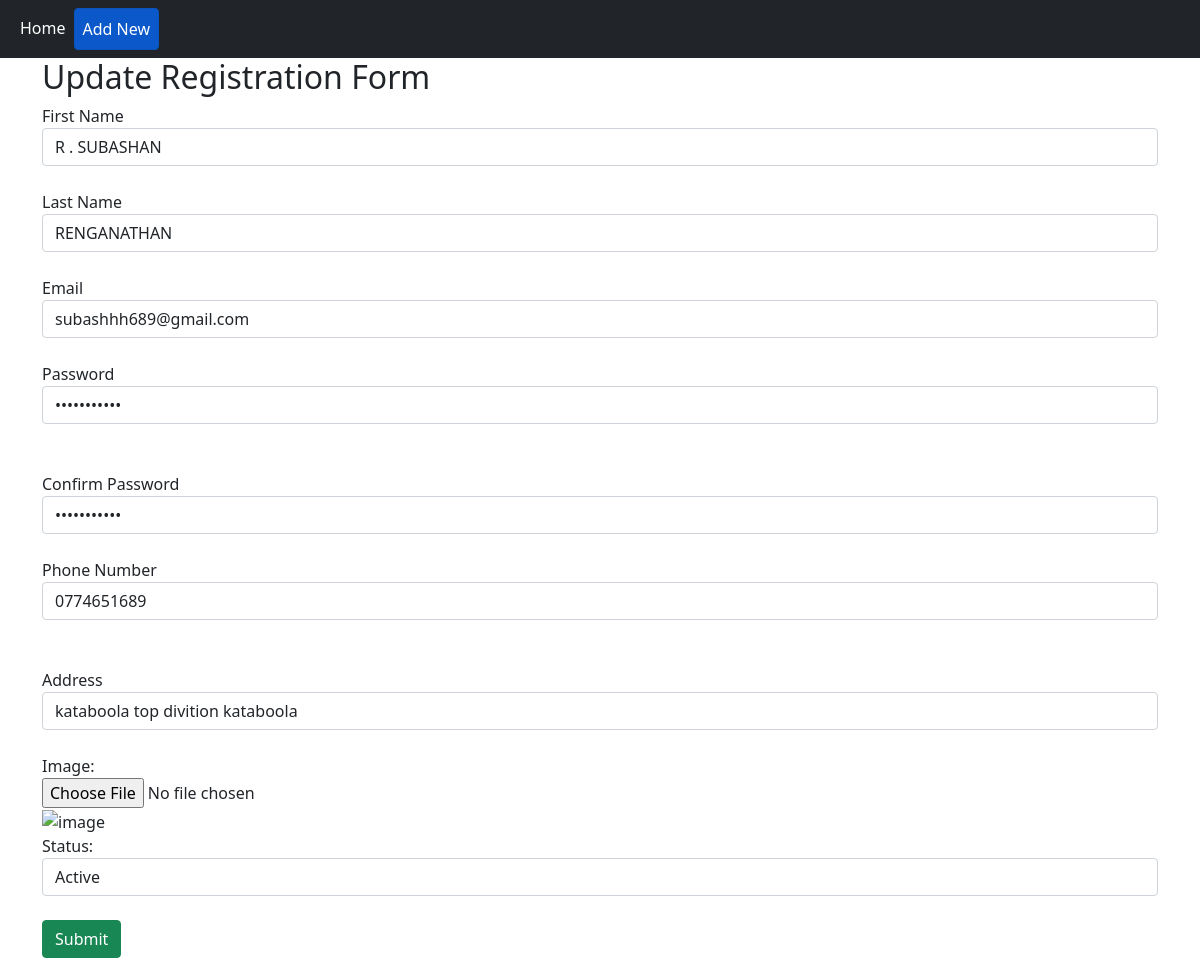
Screenshot of /edit.php?id=24 with the database file from the repository.
### tables this page shows
CREATE TABLE `testing` (
  `id` int(11) NOT NULL,
  `firstName` varchar(255) DEFAULT NULL,
  `lastName` varchar(255) DEFAULT NULL,
  `email` varchar(255) DEFAULT NULL,
  `password` varchar(255) DEFAULT NULL,
  `phoneNumber` varchar(255) DEFAULT NULL,
  `address` text DEFAULT NULL,
  `image` varchar(255) DEFAULT NULL,
  `status` varchar(10) DEFAULT NULL
);

### edit.php (the view, shortened to what this page needs)
<?php
include "config.php";
$firstName = "";
$lastName = "";
$email = "";
$password = "";
$phoneNumber = "";
$address = "";
$image = "";
$status = "";
if ($_SERVER["REQUEST_METHOD"] == 'GET') {
    $id = $_GET['id'];
    $sql = "SELECT * FROM testing WHERE id=$id";
    $result = $conn->query($sql);
    if ($result && $result->num_rows > 0) {
        $row = $result->fetch_assoc();
        $firstName = $row["firstName"];
        $lastName = $row["lastName"];
        $email = $row["email"];
        $password = $row["password"];
        $phoneNumber = $row["phoneNumber"];
        $address = $row["address"];
        $image = $row["image"];
        $status = $row["status"];
    } else {
        header("Location: index.php");
        exit;
    }
}
?>
<!DOCTYPE html>
<html lang="en">
<head>
    <link href="https://cdn.jsdelivr.net/npm/bootstrap@5.0.2/dist/css/bootstrap.min.css" rel="stylesheet">
</head>
<body>
    <nav class="navbar navbar-expand-lg navbar-dark bg-dark">
        <div class="container-fluid">
            <div class="collapse navbar-collapse" id="navbarNav">
                <ul class="navbar-nav">
                    <li class="nav-item">
                        <a class="nav-link active" aria-current="page" href="index.php">Home</a>
                    </li>
                    <li class="nav-item">
                        <a type="button" class="btn btn-primary nav-link active" href="create.php">Add New</a>
                    </li>
                </ul>
            </div>
        </div>
    </nav>
    <div class="container">
        <h2>Update Registration Form</h2>
        <form id="registrationForm" method="post" enctype="multipart/form-data">
        <form id="registrationForm" method="post" enctype="multipart/form-data">
            <label for="firstName">First Name</label><br>
            <input type="text" class="form-control" id="firstName" name="firstName" value="<?php echo $firstName; ?>" placeholder="Enter first name">
            <span id="firstNameError" class="error text-danger"></span><br>
            <label for="lastName">Last Name</label><br>
            <input type="text" class="form-control" id="lastName" name="lastName" value="<?php echo $lastName; ?>" placeholder="Enter last name"><br>
            <label for="email">Email</label><br>
            <input type="email" class="form-control" id="email" name="email" value="<?php echo $email; ?>" placeholder="Enter email"><br>
            <label for="password">Password</label>
            <input type="password" class="form-control" id="password" name="password" value="<?php echo $password; ?>" placeholder="Enter password"><br>
            <span id="passwordError" class="error text-danger"></span><br>
            <label for="confirmPassword">Confirm Password</label><br>
            <input type="password" class="form-control" id="confirmPassword" name="confirmPassword" value="<?php echo $password; ?>" placeholder="Confirm password"><br>
            <label for="phoneNumber">Phone Number</label><br>
            <input type="text" class="form-control" id="phoneNumber" name="phoneNumber" value="<?php echo $phoneNumber; ?>" placeholder="Enter phone number"><br>
            <span id="phoneError" class="error text-danger"></span><br>
            <label for="address">Address</label><br>
            <input type="text" class="form-control" id="address" name="address" value="<?php echo $address; ?>" placeholder="Enter address"><br>
            <label for="image">Image:</label><br>
            <input type="file" id="image" name="image" accept="image/*"><br>
            <img src="<?php echo "uploads/" . $image; ?>" width="75" alt="image"><br>
            <label for="status">Status:</label>
            <select id="status" name="status" class="form-control">
                <option value="active" <?php echo $status == 'active' ? 'selected' : ''; ?>>Active</option>
            </select><br>
            <button class="btn btn-success" type="submit" name="submit">Submit</button><br>
        </form>
    </div>
</body>
</html>

### rows the page displays
testing: firstName "R . SUBASHAN", lastName "RENGANATHAN", email "subashhh689@gmail.com", phoneNumber "0774651689", address "kataboola top divition kataboola", status "Active"
